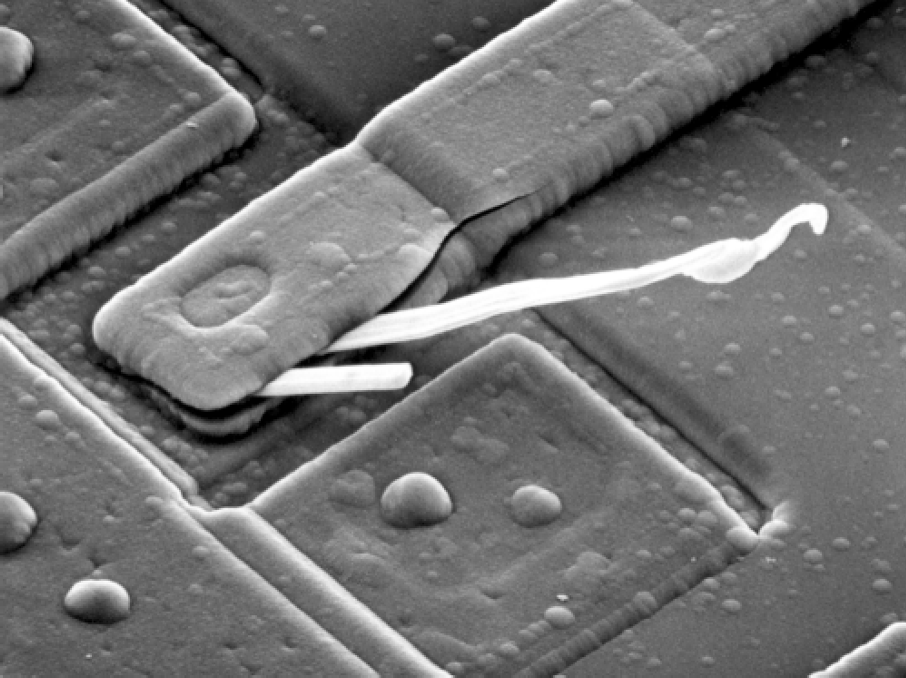
#> input picture CH04/input/Fig0429(a)(blown_ic).tif, 906 x 678 px
$ python zero-center.py
#> lines starting #> are read from the running program, lines starting #| are printed output that depends on the picture
import skimage
from skimage import io, filters, color
import matplotlib.pyplot as plt
import numpy as np


FILE_NAME = "Fig0429(a)(blown_ic).tif"
INPUT_FILE = "input/"+FILE_NAME
OUTPUT_FILE = "output/"+FILE_NAME[:-3]+".png"

img = io.imread(INPUT_FILE)
#> img is the input picture: shape (678, 906); min 0, max 255, mean 112.6
img = skimage.img_as_float(img)

img2 = np.fft.fft2(img)
img2 = np.fft.fftshift(img2)
img2[img2.shape[0]//2,img2.shape[1]//2]=0

img2 = np.fft.ifft2(img2)

img2 = np.abs(img2)
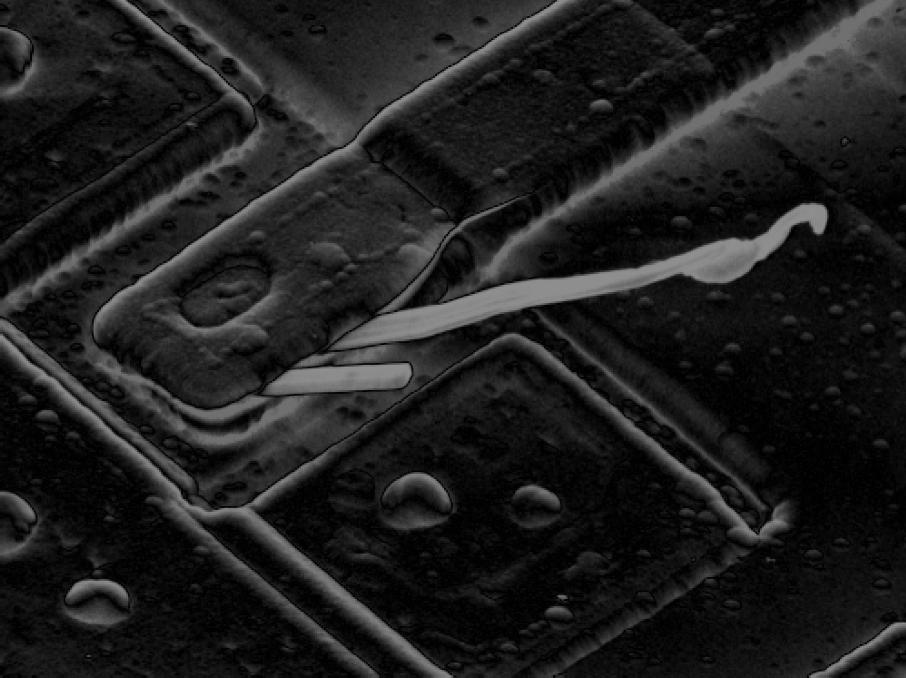
#> img2: shape (678, 906) float64; min 0.00158, max 0.558, mean 0.122
img2/=np.max(img2)
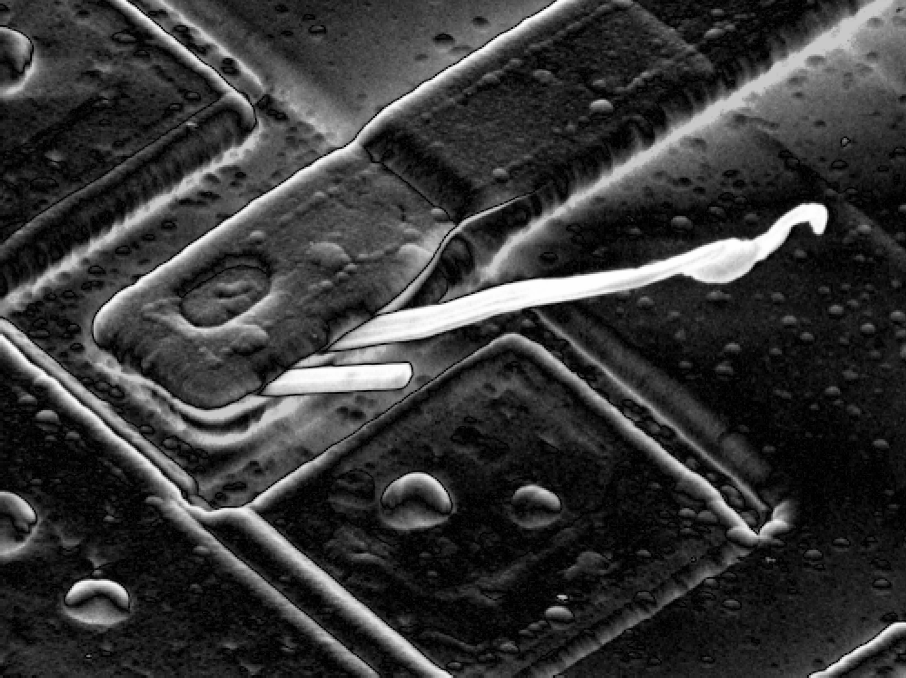
#> img2: shape (678, 906) float64; min 0.00283, max 1, mean 0.218

plt.figure()
plt.subplot(121)
plt.imshow(img,cmap="gray")

plt.subplot(122)
plt.imshow(img2,cmap="gray")
plt.show()
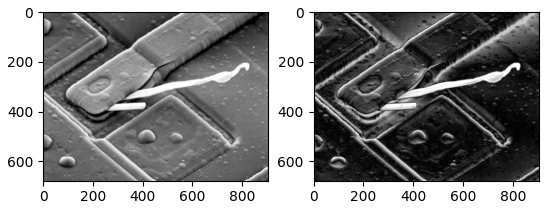
#> figure drawn by matplotlib, 2 panels

io.imsave(OUTPUT_FILE,img2)
